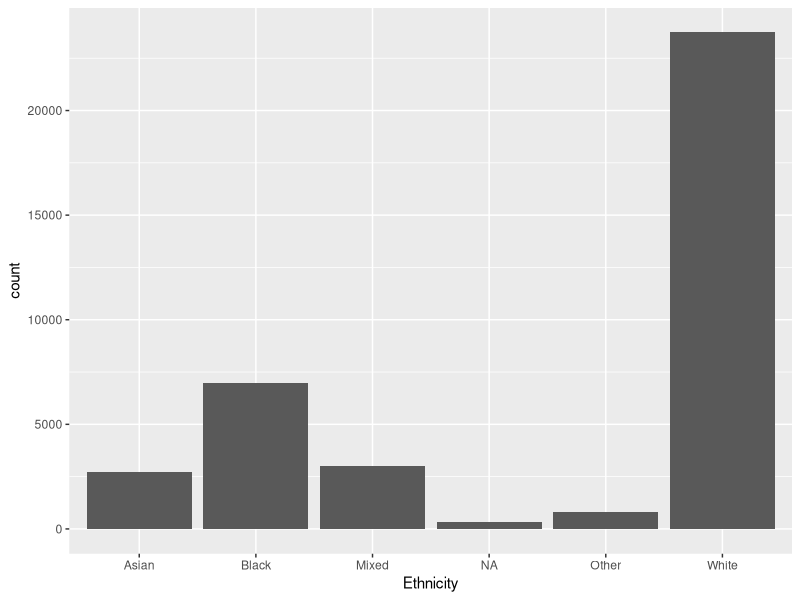

This chart was generated by the following R code:
## ---- chunk 1
knitr::opts_chunk$set(echo = TRUE)
## ---- chunk 2
library(tidyverse)
library(readxl)


## ---- chunk 3
# load your data here and any pre-processing/cleaning 
#  that you need for your report.

Punishments_Q12023<-read_excel("data/PunishmentsQ12023.csv")


Cleaned <- Punishments_Q12023%>%
    mutate(Ethnicity=
    recode(Ethnicity,
           "a Asian or Asian British" = "Asian", 
           "b Black/ African/ Caribbean/ Black British" = "Black",
           "c Mixed/ Multiple ethnic groups" = "Mixed",
           "d Other ethnic group" = "Other",
           "e White" = "White",
           "f Not known" = "NA"
           ))
  

Cleaned%>%
  ggplot(mapping = aes(x = Ethnicity)) +
  geom_bar()




